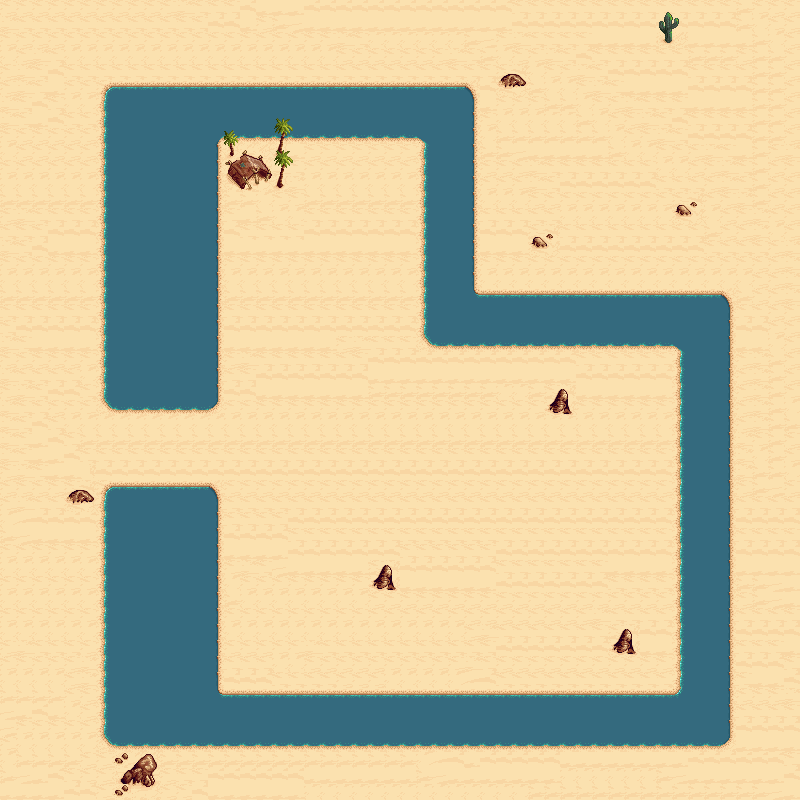

This game map was drawn from its Tiled (.tmx) file and the tilesets committed beside it. A one-line description and the trimmed map source follow:
An orthogonal 50x50 tile map with 16x16 px tiles, 6 tile layers (Sand, Water, Grass, Objects, ...).

<map version="1.2" tiledversion="1.3.3" orientation="orthogonal" renderorder="right-down" width="50" height="50" tilewidth="16" tileheight="16" infinite="0" nextlayerid="10" nextobjectid="1">
 <tileset firstgid="1" source="../../../TileSets/DesertTiles/desert_tile_pallete.tsx" />
 <layer id="1" name="Sand" width="50" height="50">
  <data>[2500 cells, 2500 non-empty, 10 distinct tile ids]</data>
 </layer>
 <layer id="5" name="Water" width="50" height="50">
  <data>[2500 cells, 708 non-empty, 1 distinct tile ids]</data>
 </layer>
 <layer id="6" name="Grass" width="50" height="50">
  <data>[2500 cells, 314 non-empty, 17 distinct tile ids]</data>
 </layer>
 <layer id="7" name="Objects" width="50" height="50">
  <data>[2500 cells, 26 non-empty, 24 distinct tile ids]</data>
 </layer>
 <layer id="8" name="Trees" width="50" height="50">
  <data>[2500 cells, 36 non-empty, 20 distinct tile ids]</data>
 </layer>
 <layer id="9" name="Tile Layer 6" width="50" height="50">
  <data>[2500 cells, 6 non-empty, 6 distinct tile ids]</data>
 </layer>
</map>
